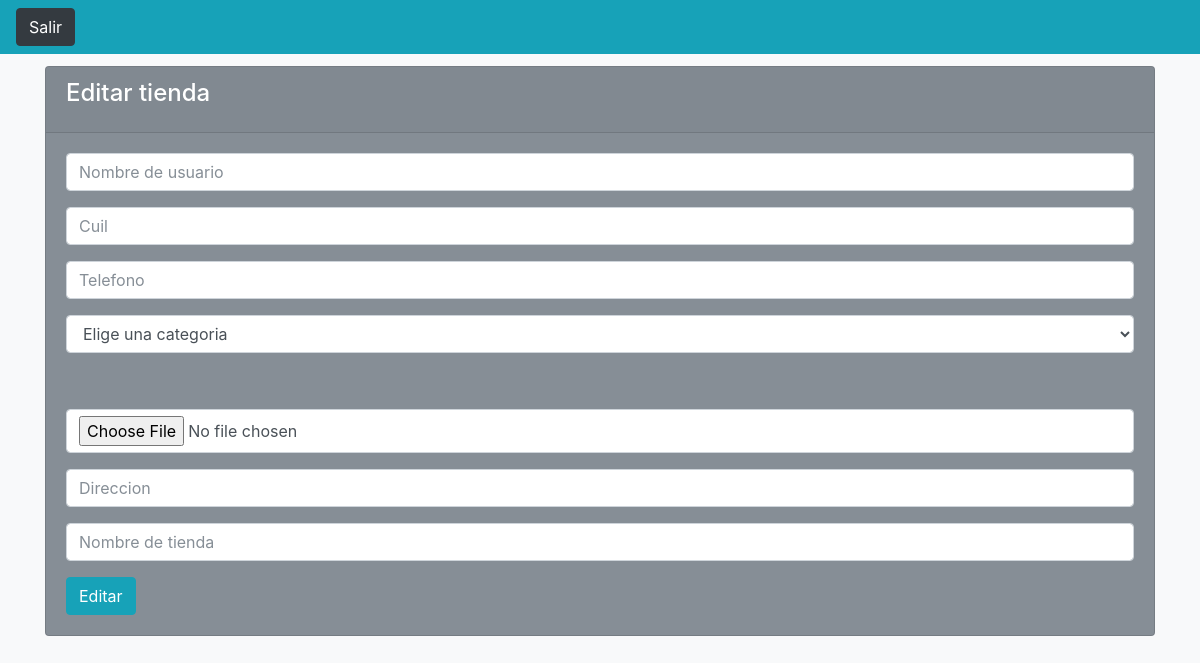
The page /admin/editar_producto.php?clave=25c7c33d87fb4a39f1856c802147c28d400bf104 on the database as committed earlier.
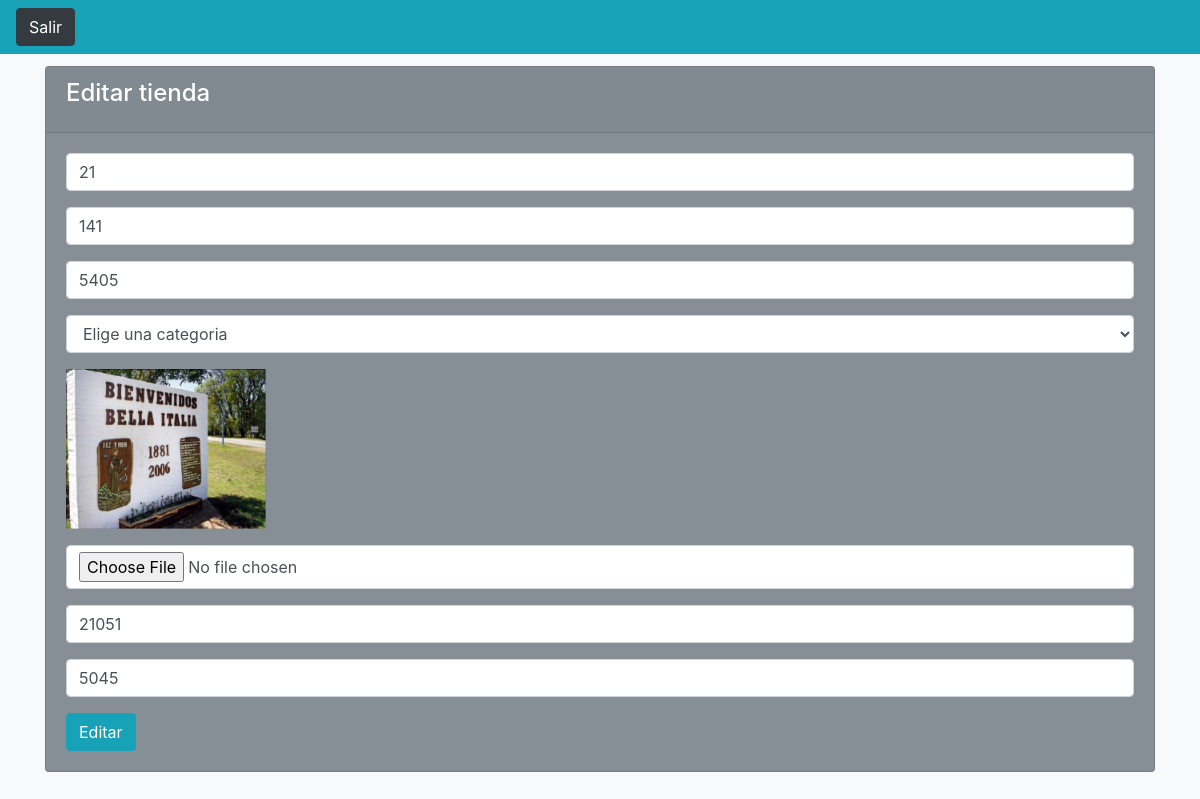
The same page on the database as committed later.
### tables this page shows
CREATE TABLE `inventario` (
  `id` int(10) NOT NULL,
  `clave` varchar(100) NOT NULL,
  `nombredeusuario` varchar(100) NOT NULL,
  `cuil` int(100) NOT NULL,
  `telefono` int(100) NOT NULL,
  `categoria` varchar(50) NOT NULL,
  `direccion` text NOT NULL,
  `nombretienda` varchar(100) NOT NULL,
  `foto` varchar(100) NOT NULL
);

### admin/editar_producto.php (the view, shortened to what this page needs)
<?php include '../extend/header.php';
$clave = htmlentities($_GET['clave']);
$sel = $con->prepare("SELECT * FROM inventario WHERE clave = ?");
$sel->execute(array($clave));
  	if ($f = $sel->fetch()) {
  	}
?>
<div class="container" style="margin-top: 1%;">
	<div class="card text-white bg-secondary">
			<div class="card-header"><h4 class="card-title">Editar tienda</h4></div>
			<div class="card-body">
				<form action="up_inventario.php" method="post" autocomplete="off" enctype="multipart/form-data">
<div class="form-group">
						<input type="text" name="nombredeusuario" required placeholder="Nombre de usuario" class="form-control" value="<?php echo $f['nombredeusuario'] ?>">
					</div>
					<div class="form-group">
						<input type="number" name="cuil" required placeholder="Cuil" class="form-control value=" value="<?php echo $f['cuil'] ?>">
					</div>
					<div class="form-group">
						<input type="number" required name="telefono" placeholder="Telefono" class="form-control" value="<?php echo $f['telefono'] ?>">
					</div>
					<div class="form-group">
						<select name="categoria" required class="form-control" >">
							<option value="" disabled="" selected="">Elige una categoria</option>
						</select>
					</div>
					<div class="form-group">
						<img src="<?php echo $f['foto'] ?>" width="200">
					</div>
					<div class="form-group">
						<input type="file" name="imagen"  class="form-control">
					</div>
					<div class="form-group">
						<input name="direccion" placeholder="Direccion" class="form-control" value="<?php echo $f['direccion'] ?>"> </input>
					</div>
					<div class="form-group">
						<input name="nombretienda" placeholder="Nombre de tienda" class="form-control"  value="<?php echo $f['nombretienda'] ?>"></input>
					</div>
					<button type="submit" class="btn btn-info">Editar</button>
				</form>
			</div>
		</div>
</div>
</body>
</html>

Rows that differ between the two databases and show on the page:
added inventario: nombredeusuario "21", telefono "5405", foto (picture), direccion "21051", nombretienda "5045"
Other text that changed with them:
form field cuil: (not shown) → "141"
